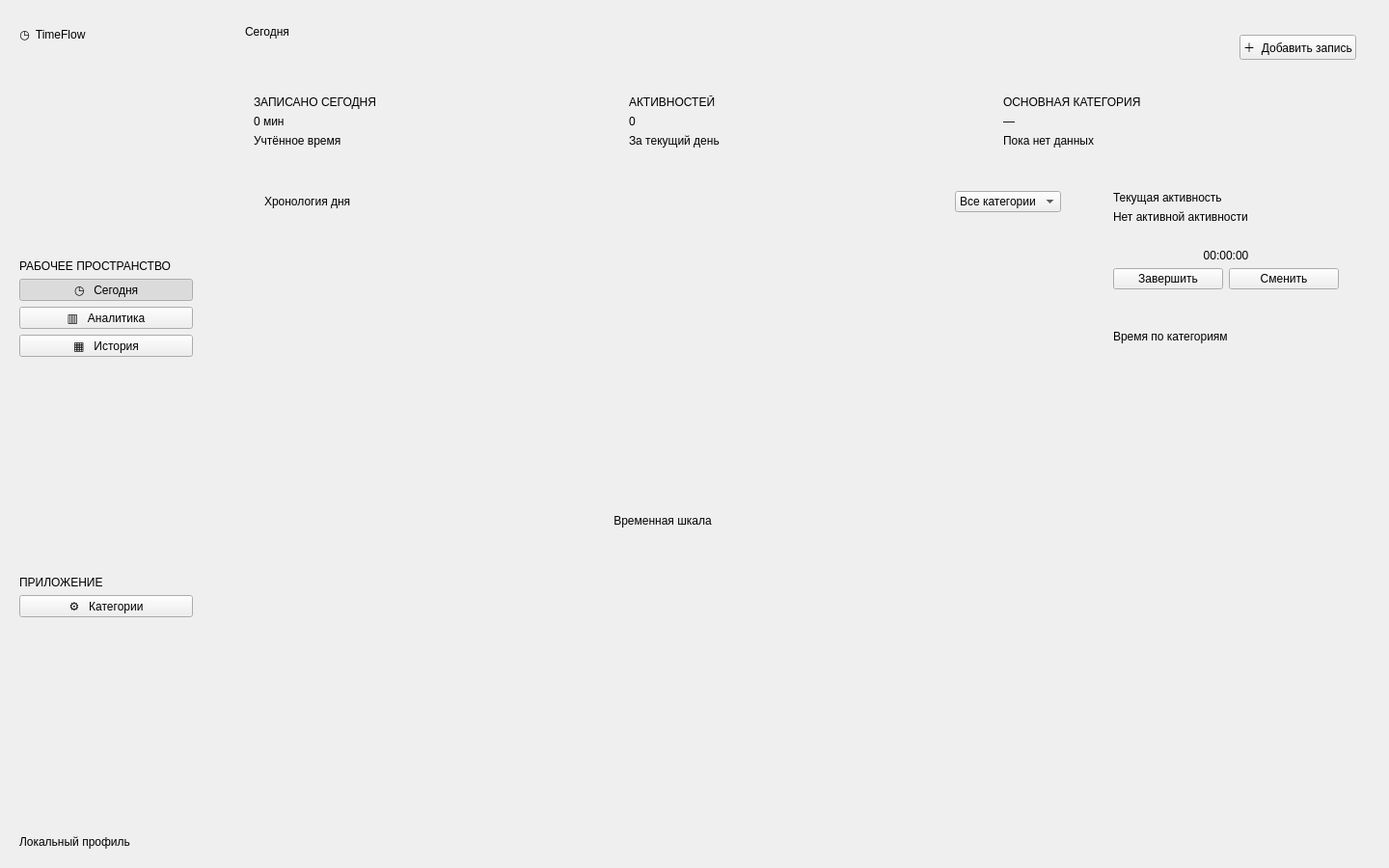
<?xml version="1.0" encoding="UTF-8"?>
<ui version="4.0">
 <class>MainWindow</class>
 <widget class="QMainWindow" name="MainWindow">
  <property name="geometry"><rect><x>0</x><y>0</y><width>1440</width><height>900</height></rect></property>
  <property name="minimumSize"><size><width>1100</width><height>720</height></size></property>
  <property name="windowTitle"><string>TimeFlow</string></property>
  <widget class="QWidget" name="centralwidget"><layout class="QHBoxLayout" name="rootLayout"><property name="spacing"><number>0</number></property><property name="leftMargin"><number>0</number></property><property name="topMargin"><number>0</number></property><property name="rightMargin"><number>0</number></property><property name="bottomMargin"><number>0</number></property>
   <item><widget class="QFrame" name="sidebar"><property name="minimumSize"><size><width>220</width><height>0</height></size></property><property name="maximumSize"><size><width>220</width><height>16777215</height></size></property><layout class="QVBoxLayout" name="sidebarLayout"><property name="leftMargin"><number>20</number></property><property name="topMargin"><number>28</number></property><property name="rightMargin"><number>20</number></property><property name="bottomMargin"><number>20</number></property>
    <item><widget class="QLabel" name="brandName"><property name="text"><string>◷  TimeFlow</string></property></widget></item><item><spacer name="topSpacer"><property name="orientation"><enum>Qt::Vertical</enum></property><property name="sizeHint" stdset="0"><size><width>20</width><height>30</height></size></property></spacer></item>
    <item><widget class="QLabel" name="navCaption"><property name="text"><string>РАБОЧЕЕ ПРОСТРАНСТВО</string></property></widget></item><item><widget class="QPushButton" name="todayButton"><property name="text"><string>◷   Сегодня</string></property><property name="checkable"><bool>true</bool></property><property name="checked"><bool>true</bool></property></widget></item><item><widget class="QPushButton" name="analyticsButton"><property name="text"><string>▥   Аналитика</string></property></widget></item><item><widget class="QPushButton" name="historyButton"><property name="text"><string>▦   История</string></property></widget></item>
    <item><spacer name="middleSpacer"><property name="orientation"><enum>Qt::Vertical</enum></property><property name="sizeHint" stdset="0"><size><width>20</width><height>40</height></size></property></spacer></item><item><widget class="QLabel" name="manageCaption"><property name="text"><string>ПРИЛОЖЕНИЕ</string></property></widget></item><item><widget class="QPushButton" name="settingsButton"><property name="text"><string>⚙   Категории</string></property></widget></item><item><spacer name="bottomSpacer"><property name="orientation"><enum>Qt::Vertical</enum></property><property name="sizeHint" stdset="0"><size><width>20</width><height>40</height></size></property><property name="sizeType"><enum>QSizePolicy::Expanding</enum></property></spacer></item><item><widget class="QLabel" name="profileName"><property name="text"><string>Локальный профиль</string></property></widget></item>
   </layout></widget></item>
   <item><widget class="QWidget" name="mainContent"><layout class="QVBoxLayout" name="mainLayout"><property name="leftMargin"><number>34</number></property><property name="topMargin"><number>26</number></property><property name="rightMargin"><number>34</number></property><property name="bottomMargin"><number>28</number></property><property name="spacing"><number>18</number></property>
    <item><layout class="QHBoxLayout" name="headerLayout"><item><layout class="QVBoxLayout" name="titleLayout"><item><widget class="QLabel" name="pageTitle"><property name="text"><string>Сегодня</string></property></widget></item><item><widget class="QLabel" name="dateLabel"><property name="text"><string/></property></widget></item></layout></item><item><spacer name="headerSpacer"><property name="orientation"><enum>Qt::Horizontal</enum></property><property name="sizeHint" stdset="0"><size><width>40</width><height>20</height></size></property></spacer></item><item><widget class="QPushButton" name="addEntryButton"><property name="text"><string>＋  Добавить запись</string></property></widget></item></layout></item>
    <item><layout class="QHBoxLayout" name="summaryLayout"><property name="spacing"><number>14</number></property>
     <item><widget class="QFrame" name="trackedCard"><layout class="QVBoxLayout" name="trackedLayout"><item><widget class="QLabel" name="trackedCaption"><property name="text"><string>ЗАПИСАНО СЕГОДНЯ</string></property></widget></item><item><widget class="QLabel" name="trackedValue"><property name="text"><string>0 мин</string></property></widget></item><item><widget class="QLabel" name="trackedHint"><property name="text"><string>Учтённое время</string></property></widget></item></layout></widget></item>
     <item><widget class="QFrame" name="activitiesCard"><layout class="QVBoxLayout" name="activitiesLayout"><item><widget class="QLabel" name="activitiesCaption"><property name="text"><string>АКТИВНОСТЕЙ</string></property></widget></item><item><widget class="QLabel" name="activitiesValue"><property name="text"><string>0</string></property></widget></item><item><widget class="QLabel" name="activitiesHint"><property name="text"><string>За текущий день</string></property></widget></item></layout></widget></item>
     <item><widget class="QFrame" name="topCategoryCard"><layout class="QVBoxLayout" name="topCategoryLayout"><item><widget class="QLabel" name="topCategoryCaption"><property name="text"><string>ОСНОВНАЯ КАТЕГОРИЯ</string></property></widget></item><item><widget class="QLabel" name="topCategoryValue"><property name="text"><string>—</string></property></widget></item><item><widget class="QLabel" name="topCategoryHint"><property name="text"><string>Пока нет данных</string></property></widget></item></layout></widget></item>
    </layout></item>
    <item><layout class="QHBoxLayout" name="bodyLayout"><property name="spacing"><number>16</number></property>
     <item><widget class="QFrame" name="timelineCard"><layout class="QVBoxLayout" name="timelineCardLayout"><property name="leftMargin"><number>20</number></property><property name="topMargin"><number>18</number></property><property name="rightMargin"><number>20</number></property><property name="bottomMargin"><number>18</number></property>
      <item><layout class="QHBoxLayout" name="timelineHeader"><item><widget class="QLabel" name="timelineTitle"><property name="text"><string>Хронология дня</string></property></widget></item><item><spacer name="filterSpacer"><property name="orientation"><enum>Qt::Horizontal</enum></property><property name="sizeHint" stdset="0"><size><width>20</width><height>20</height></size></property></spacer></item><item><widget class="QComboBox" name="categoryFilter"><item><property name="text"><string>Все категории</string></property></item></widget></item></layout></item>
      <item><widget class="QFrame" name="timelinePlaceholder"><property name="minimumSize"><size><width>0</width><height>390</height></size></property><layout class="QVBoxLayout" name="placeholderLayout"><item><widget class="QLabel" name="timelineHint"><property name="text"><string>Временная шкала</string></property><property name="alignment"><set>Qt::AlignCenter</set></property></widget></item></layout></widget></item>
     </layout></widget></item>
     <item><widget class="QWidget" name="rightColumn"><property name="minimumSize"><size><width>270</width><height>0</height></size></property><property name="maximumSize"><size><width>310</width><height>16777215</height></size></property><layout class="QVBoxLayout" name="rightColumnLayout"><property name="leftMargin"><number>0</number></property><property name="topMargin"><number>0</number></property><property name="rightMargin"><number>0</number></property><property name="bottomMargin"><number>0</number></property>
      <item><widget class="QFrame" name="timerCard"><layout class="QVBoxLayout" name="timerLayout"><property name="leftMargin"><number>18</number></property><property name="topMargin"><number>18</number></property><property name="rightMargin"><number>18</number></property><property name="bottomMargin"><number>18</number></property><item><widget class="QLabel" name="timerTitle"><property name="text"><string>Текущая активность</string></property></widget></item><item><widget class="QLabel" name="timerActivityName"><property name="text"><string>Нет активной активности</string></property></widget></item><item><widget class="QLabel" name="timerCategory"><property name="text"><string/></property></widget></item><item><widget class="QLabel" name="timerValue"><property name="text"><string>00:00:00</string></property><property name="alignment"><set>Qt::AlignCenter</set></property></widget></item><item><layout class="QHBoxLayout" name="timerButtonsLayout"><item><widget class="QPushButton" name="stopTimerButton"><property name="text"><string>Завершить</string></property></widget></item><item><widget class="QPushButton" name="switchTimerButton"><property name="text"><string>Сменить</string></property></widget></item></layout></item></layout></widget></item>
      <item><widget class="QFrame" name="categoriesCard"><layout class="QVBoxLayout" name="categoriesLayout"><property name="leftMargin"><number>18</number></property><property name="topMargin"><number>18</number></property><property name="rightMargin"><number>18</number></property><property name="bottomMargin"><number>18</number></property><item><widget class="QLabel" name="categoriesTitle"><property name="text"><string>Время по категориям</string></property></widget></item></layout></widget></item><item><spacer name="rightSpacer"><property name="orientation"><enum>Qt::Vertical</enum></property><property name="sizeHint" stdset="0"><size><width>20</width><height>20</height></size></property><property name="sizeType"><enum>QSizePolicy::Expanding</enum></property></spacer></item>
     </layout></widget></item>
    </layout></item>
   </layout></widget></item>
  </layout></widget>
 </widget><resources/><connections/>
</ui>
